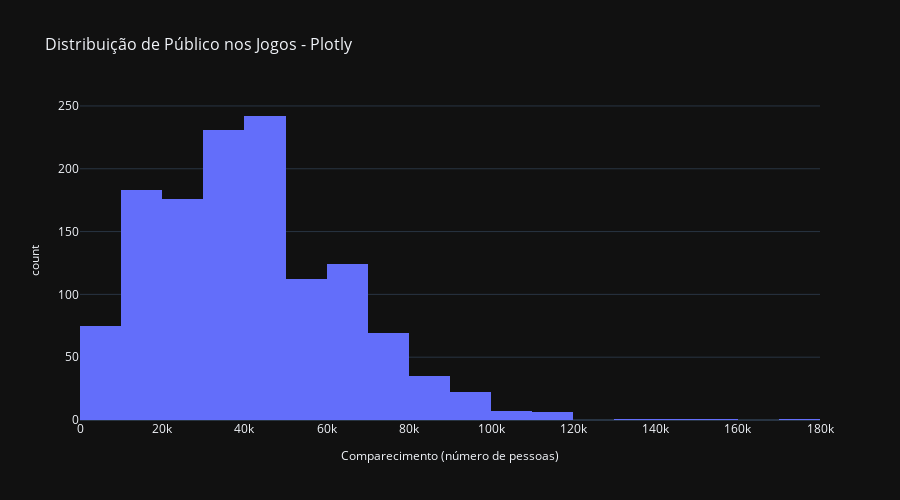

Notebook source saved alongside this figure:
### Code cell
#### solução com plotly
wc_clean = wc[wc['comparecimento'] > 0].copy()
fig = px.histogram(
    wc_clean, 
    x='comparecimento', 
    nbins=30,
    title='Distribuição de Público nos Jogos - Plotly',
    labels={'comparecimento': 'Comparecimento (número de pessoas)', 
            'count': 'Frequência (número de jogos)'},
    color_discrete_sequence=['#636EFA']
)
fig.update_layout(
    title_font_size=16,
    xaxis_title_font_size=12,
    yaxis_title_font_size=12,
    height=500
)

### Figure 1 — Plotly figure (JSON) as saved in the notebook; plotly's stock layout.template omitted (floating-point values rounded to 4 significant figures; data arrays with more than 128 entries replaced by an {"elided": "..."} marker saying what was removed)
{"data": [{"bingroup": "x", "hovertemplate": "Comparecimento (número de pessoas)=%{x}<br>count=%{y}<extra></extra>", "legendgroup": "", "marker": {"color": "#636EFA", "pattern": {"shape": ""}}, "name": "", "nbinsx": 30, "orientation": "v", "showlegend": false, "type": "histogram", "x": {"elided": "1286 int values"}, "xaxis": "x", "yaxis": "y"}], "layout": {"barmode": "relative", "height": 500, "legend": {"tracegroupgap": 0}, "title": {"font": {"size": 16}, "text": "Distribuição de Público nos Jogos - Plotly"}, "xaxis": {"anchor": "y", "domain": [0, 1], "title": {"font": {"size": 12}, "text": "Comparecimento (número de pessoas)"}}, "yaxis": {"anchor": "x", "domain": [0, 1], "title": {"font": {"size": 12}, "text": "count"}}}}
